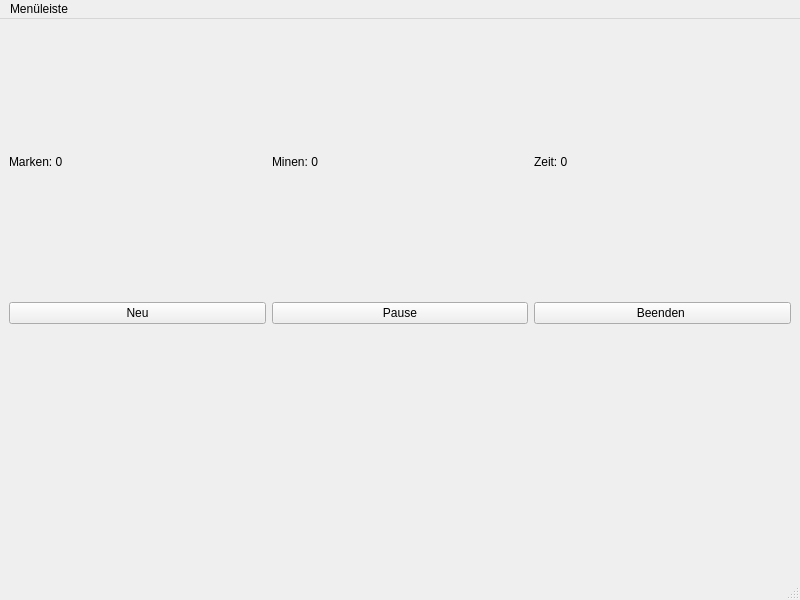
<?xml version="1.0" encoding="UTF-8"?>
<ui version="4.0">
 <class>MainWindow</class>
 <widget class="QMainWindow" name="MainWindow">
  <property name="geometry">
   <rect>
    <x>0</x>
    <y>0</y>
    <width>800</width>
    <height>600</height>
   </rect>
  </property>
  <property name="windowTitle">
   <string>MainWindow</string>
  </property>
  <widget class="QWidget" name="centralwidget">
   <layout class="QVBoxLayout" name="verticalLayout_2">
    <item>
     <layout class="QHBoxLayout" name="horizontalLayout_2">
      <item>
       <widget class="QLabel" name="lblMarken">
        <property name="text">
         <string>Marken: 0</string>
        </property>
       </widget>
      </item>
      <item>
       <widget class="QLabel" name="lblMinen">
        <property name="text">
         <string>Minen: 0 </string>
        </property>
       </widget>
      </item>
      <item>
       <widget class="QLabel" name="lblZeit">
        <property name="text">
         <string>Zeit: 0</string>
        </property>
       </widget>
      </item>
     </layout>
    </item>
    <item>
     <layout class="QVBoxLayout" name="verticalLayout">
      <item>
       <layout class="QHBoxLayout" name="horizontalLayout">
        <item>
         <widget class="QPushButton" name="btnNeu">
          <property name="text">
           <string>Neu</string>
          </property>
         </widget>
        </item>
        <item>
         <widget class="QPushButton" name="btnPause">
          <property name="text">
           <string>Pause</string>
          </property>
         </widget>
        </item>
        <item>
         <widget class="QPushButton" name="btnBeenden">
          <property name="text">
           <string>Beenden </string>
          </property>
         </widget>
        </item>
       </layout>
      </item>
      <item>
       <widget class="QWidget" name="widget" native="true"/>
      </item>
     </layout>
    </item>
   </layout>
  </widget>
  <widget class="QMenuBar" name="menubar">
   <property name="geometry">
    <rect>
     <x>0</x>
     <y>0</y>
     <width>800</width>
     <height>21</height>
    </rect>
   </property>
   <widget class="QMenu" name="menuFenster">
    <property name="title">
     <string>Menüleiste</string>
    </property>
    <addaction name="separator"/>
    <addaction name="separator"/>
    <addaction name="actionEinstellungen"/>
    <addaction name="actionStatistik"/>
    <addaction name="actionHilfe"/>
   </widget>
   <addaction name="menuFenster"/>
  </widget>
  <widget class="QStatusBar" name="statusbar"/>
  <action name="actionEinstellungen">
   <property name="text">
    <string>Einstellungen</string>
   </property>
  </action>
  <action name="actionStatistik">
   <property name="text">
    <string>Statistik</string>
   </property>
  </action>
  <action name="actionHilfe">
   <property name="text">
    <string>Hilfe</string>
   </property>
  </action>
 </widget>
 <resources/>
 <connections/>
</ui>
